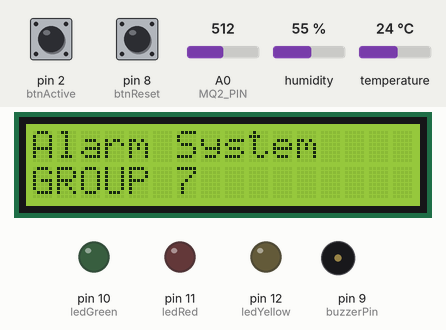
A program run on a simulated Arduino Uno, built with avr-gcc and run on an emulated ATmega328P. Shown: 16×2 character LCD, output pins drawn as LEDs (lit = HIGH), buzzer (waves = sounding). Inputs (shaded band) come from the test bench; at power-on: pin 2 (btnActive) HIGH, pin 8 (btnReset) HIGH, A0 (MQ2_PIN) = 512, humidity 55 %, temperature 24 °C. What the program prints to the serial monitor is not drawn.

Above: at 0.3 s.
At 2.3 s:
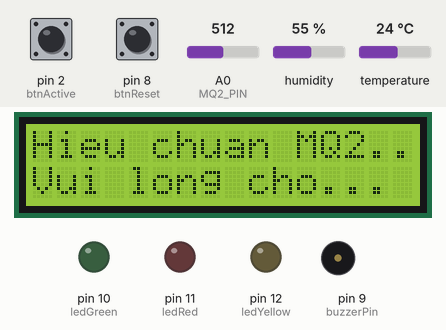
At 22.3 s:
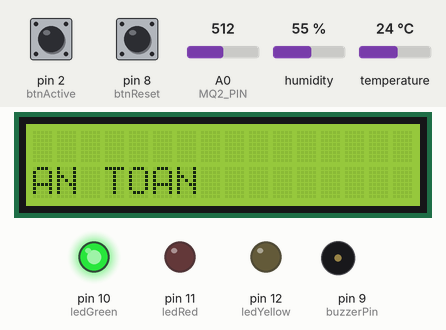
Timing chart, 0 to 130.0 s (numbered marks = the images above):
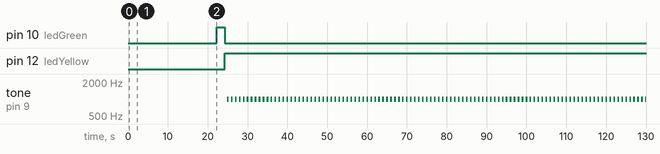

The program:

main.cpp
```cpp
/**
 * @file main.cpp
 * @author Doan Van Ngoc - 104317 - DTD64CL
 * @brief Hệ thống cảnh báo cháy tự động
 * @teacher Ths Vũ Thị Thu
 * @version 1.0
 * @date 2025-11-08
 */

// Library
#include <Arduino.h>
#include <DHT.h>
#include <LiquidCrystal_I2C.h>
#include <math.h>

// =============================================================================
// CẤU HÌNH PHẦN CỨNG (DEFINES)
// =============================================================================

// ==== LCD I2C ====
LiquidCrystal_I2C lcd(0x27, 16, 2);

// ==== LED ====
#define ledGreen 10  // LED báo trạng thái An Toàn
#define ledRed 11    // LED báo trạng thái Nguy Hiểm
#define ledYellow 12 // LED báo trạng thái Cảnh Báo

// ==== NÚT NHẤN & CÒI ====
#define btnActive 2    // Nút kích hoạt khẩn cấp (Chân 2 hoặc chân 3)
#define btnReset 8     // Nút tắt báo động (dùng polling)
#define buzzerPin 9    // Chân còi báo động
#define DEBOUNCE_MS 50 // Thời gian chống dội cho nút nhấn (50ms)

// ==== Cảm biến DHT (Nhiệt độ/Độ ẩm) ====
#define DHT_PIN 4      // Chân data của DHT22
#define DHT_TYPE DHT22 // Loại cảm biến
DHT dht(DHT_PIN, DHT_TYPE);
#define TEMP_OFFSET 0 // Giá trị hiệu chỉnh (offset) cho cảm biến nhiệt độ

// ==== Ngưỡng nhiệt độ ====
#define safety 35.0  // Ngưỡng an toàn (<= 35°C)
#define warning 38.0 // Ngưỡng cảnh báo (35°C < T <= 38°C)
#define danger 42.0  // Ngưỡng nguy hiểm (> 38°C, hoặc > 42°C tùy logic)

// ==== Cảm biến MQ2 (Khí Gas) ====
#define MQ2_PIN A0                // Chân Analog
#define MQ2_THRESHOLD_NORMAL 300  // Ngưỡng an toàn
#define MQ2_THRESHOLD_WARNING 500 // Ngưỡng cảnh báo
#define MQ2_THRESHOLD_DANGER 700  // Ngưỡng nguy hiểm

// ==== Số điện thoại nhận thông báo ====
#define PHONE_NUMBER_MANAGER 0345515986

// ==== Thông số logic hệ thống ====
#define MQ2_CALIBRATION_TIME 20000 // Thời gian làm nóng MQ2 (20 giây)
#define temp_tb 0.2                // Ngưỡng thay đổi nhiệt độ để cập nhật LCD
constexpr int MQ2_tb = 10; // Ngưỡng thay đổi MQ2 để cập nhật LCD

// =============================================================================
// BIẾN TOÀN CỤC (GLOBAL VARIABLES)
// =============================================================================

// ---- Trạng thái cảm biến ----
float tempLast = 0.0; // Lưu giá trị nhiệt độ cuối cùng
int valueMQ2Last = 0; // Lưu giá trị MQ2 cuối cùng
bool dhtErrorActive = false; // Cờ báo lỗi cảm biến DHT

// ---- Ngắt ngoài (Nút Active) ----
volatile bool activeButtonPressedFlag = false; // Cờ (flag) được ISR giương lên
unsigned long lastActiveButtonPress = 0; // Thời gian cuối cùng nhấn (cho debounce)

// ---- Timer chính (cho service_business) ----
unsigned long lastTime = 0; // Mốc thời gian cho timer 2 giây

// ---- Chống dội (Nút Reset - Polling) ----
int btnReset_lastReading = HIGH; // Trạng thái đọc cuối cùng
int btnReset_stableState = HIGH; // Trạng thái ổn định (đã chống dội)
unsigned long btnReset_lastDebounce = 500; // Mốc thời gian chống dội

// ---- Trạng thái còi báo động (State Machine) ----
enum AlarmMode {
    ALARM_NONE = 0,
    ALARM_WARNING = 2,
    ALARM_DANGER = 3,
};

AlarmMode alarmMode = ALARM_NONE; // Trạng thái còi hiện tại

unsigned long alarmLast = 0; // Mốc thời gian cuối cùng còi đổi trạng thái
bool alarmStateOn = false; // Còi đang true hay tắt false trong chu kỳ
unsigned long alarmOnMs = 0; // Thời gian bật (ms)
unsigned long alarmOffMs = 0; // Thời gian tắt (ms)
int alarmFreq = 1000; // Tần số còi


// =============================================================================
// CÁC HÀM TIỆN ÍCH (UTILITY FUNCTIONS)
// =============================================================================

/**
 * @brief Kiểm tra xem một khoảng thời gian (non-blocking) đã trôi qua chưa.
 * @param lastTime Mốc thời gian cuối cùng (truyền bằng tham chiếu &).
 * @param timeDelay Khoảng thời gian (ms) cần kiểm tra.
 * @return true nếu đã đủ thời gian, false nếu chưa.
 */
bool checkTimer(unsigned long &lastTime, const unsigned long timeDelay) {
    unsigned long now = millis();

    // Khởi tạo mốc thời gian nếu đây là lần gọi đầu
    if (lastTime == 0) {
        lastTime = now;
        return false;
    }

    if (now - lastTime >= timeDelay) {
        lastTime = now; // Cập nhật mốc thời gian
        return true;
    }

    return false;
}

/**
 * @brief Khởi tạo giao tiếp Serial.
 * @param baudRate Tốc độ baud (ví dụ: 9600, 115200).
 */
void serialSetUp(int const baudRate) {
    Serial.begin(baudRate);
    Serial.println("Group 7:");
    Serial.println("---  Members:  ---");
    Serial.println(" - DOAN VAN NGOC - ");
    Serial.println(" - TRAN ICH HUNG - ");
    Serial.print(" - NGUYEN VIET HOANG - ");
    Serial.println(" ----------------------- ");
    Serial.println("--- BAT DAU KHOI DONG HE THONG XIN CHO TRONG IT PHUT ---");
}

/**
 * @brief Khởi tạo màn hình LCD.
 */
void lcdSetUp() {
    lcd.init();
    lcd.backlight();
    lcd.setCursor(0, 0);
    lcd.print("Alarm System");
    lcd.setCursor(0, 1);
    lcd.print("GROUP 7");
    delay(2000);
    lcd.clear();
}

/**
 * @brief Thực hiện chờ (blocking) để làm nóng cảm biến MQ2.
 * Goị bên trong setup(
 * @param time_calibrate Thời gian chờ (ms).
 */
void MQ2Setup(unsigned long const time_calibrate) {
    Serial.println("Dang lam nong cam bien MQ2...");
    lcd.clear();
    lcd.print("Hieu chuan MQ2...");
    lcd.setCursor(0, 1);
    lcd.print("Vui long cho...");

    // Dùng delay() trong setup() là an toàn
    delay(time_calibrate);

    Serial.println("MQ2 san sang.");
    lcd.clear();
}

/**
 * @brief Đọc giá trị thô (raw) từ cảm biến MQ2.
 * @param MQ2_pin Chân Analog để đọc.
 * @return int Giá trị analog (0-1023).
 * @addindex Tránh spam của serial
 */
int getValueMQ2(int const MQ2_pin) {
    return analogRead(MQ2_pin);
}

// =============================================================================
// CÁC HÀM XỬ LÝ TRẠNG THÁI (STATE HANDLERS)
// =============================================================================

/**
 * @brief Điều khiển 3 đèn LED trạng thái.
 * @param led_Green_State Trạng thái (HIGH/LOW) cho LED Xanh.
 * <br>
 * @param led_Red_State Trạng thái (HIGH/LOW) cho LED Đỏ.
 * <br>
 * @param led_Yellow_State Trạng thái (HIGH/LOW) cho LED Vàng.
 */
void ledServices(bool const led_Green_State, const bool led_Red_State, const bool led_Yellow_State) {
    digitalWrite(ledGreen, led_Green_State);
    digitalWrite(ledRed, led_Red_State);
    digitalWrite(ledYellow, led_Yellow_State);
}

/**
 * @brief Kích hoạt trạng thái CẢNH BÁO (LED vàng, còi ngắt quãng, LCD).
 */
void showWarn() {
    ledServices(LOW, LOW, HIGH);
    lcd.setCursor(0, 1);
    lcd.print("CANH BAO       ");
}

/**
 * @brief Kích hoạt trạng thái NGUY HIỂM (LED đỏ, còi hú liên tục, LCD).
 */
void showDanger() {
    ledServices(LOW, HIGH, LOW);
    lcd.setCursor(0, 1);
    lcd.print("!!!BAO DONG!!! ");
}

/**
 * @brief Khởi tạo chân còi báo động.
 */
void buzzerSetUp() {
    pinMode(buzzerPin, OUTPUT);
    digitalWrite(buzzerPin, LOW);
}

/**
 * @brief Bắt đầu một chế độ báo động (non-blocking).
 * <br>
 * - Cập nhật các tham số cho handleAlarm().
 * @param mode Chế độ báo động (ALARM_WARNING, ALARM_DANGER).
 */
void startAlarm(AlarmMode const mode) {
    // Chỉ cập nhật nếu chế độ thay đổi
    if (alarmMode == mode)
        return;

    alarmMode = mode;
    alarmLast = millis();
    alarmStateOn = false; // Bắt đầu bằng trạng thái TẮT

    if (mode == ALARM_WARNING) {
        alarmFreq = 1000; // 1 kHz
        alarmOnMs = 400; // Bật 400ms
        alarmOffMs = 600; // Tắt 600ms
    } else if (mode == ALARM_DANGER) {
        alarmFreq = 2000; // 2 kHz
        alarmOnMs = 150; // Bật 150ms
        alarmOffMs = 150; // Tắt 150ms
    }
}

/**
 * @brief Tắt còi báo động ngay lập tức và reset trạng thái.
 */
void stopAlarm() {
    noTone(buzzerPin);
    alarmMode = ALARM_NONE;
    alarmStateOn = false;
    digitalWrite(buzzerPin, LOW);
}

/**
 * @brief Kích hoạt trạng thái AN TOÀN (LED xanh, còi tắt, LCD).
 */
void showSafety() {
    stopAlarm();
    ledServices(HIGH, LOW, LOW);
    lcd.setCursor(0, 1);
    lcd.print("AN TOAN        ");
}

/**
 * @brief Xử lý còi báo động (State Machine, non-blocking).
 * Phải được gọi liên tục trong loop() để tạo âm thanh ngắt quãng.
 * @param now Thời gian hiện tại (millis()).
 */
void handleAlarm(const unsigned long now) {
    if (alarmMode == ALARM_NONE)
        return;

    //
    const unsigned long interval = alarmStateOn ? alarmOnMs : alarmOffMs;

    if (now - alarmLast >= interval) {
        alarmLast = now;
        alarmStateOn = !alarmStateOn; // Đảo trạng thái
        if (alarmStateOn) {
            tone(buzzerPin, alarmFreq); // Bật còi
        } else {
            noTone(buzzerPin); // Tắt còi
        }
    }
}

/**
 * @brief Kiểm tra lỗi đọc DHT (NaN) (Non-Blocking).
 * Sẽ hiển thị lỗi lên LCD (1 lần) nếu phát hiện.
 * Sẽ tự động xóa lỗi nếu đọc thành công trở lại.
 * @param temp Giá trị nhiệt độ vừa đọc được.
 * @return true nếu CÓ lỗi (NaN), false nếu không có lỗi.
 */
bool checkNAN_nonBlocking(float const temp) {
    if (isnan(temp)) {
        // Cờ lỗi DHT
        if (!dhtErrorActive) {
            Serial.println("Loi: Khong doc duoc cam bien DHT!");
            stopAlarm(); // Dừng còi vì không có dữ liệu

            lcd.clear();
            lcd.setCursor(0, 0);
            lcd.print("ERROR: SENSOR");
            lcd.setCursor(0, 1);
            lcd.print("CHECKED DHT22");

            dhtErrorActive = true; // Đánh dấu là đang có lỗi
        }
        return true;
    }

    // Nếu trước đó đang bị lỗi, bây giờ hết
    if (dhtErrorActive) {
        Serial.println("Cam bien DHT hoat dong tro lai.");
        dhtErrorActive = false; // Xóa cờ lỗi
        lcd.clear();
    }

    return false; // Báo cho loop() biết là KHÔNG có lỗi
}

/**
 * @brief Cập nhật trạng thái (chống dội) cho nút nhấn (dùng polling).
 * Phải được gọi liên tục trong loop().
 * @param pin Chân nút nhấn.
 * @param lastReading Biến lưu trạng thái đọc cuối cùng (tham chiếu &).
 * @param stableState Biến lưu trạng thái ổn định (tham chiếu &).
 * @param lastDebounceTime Mốc thời gian chống dội cuối (tham chiếu &).
 * @param debounceMs Thời gian chống dội (ms).
 */
void updateButtonDebounce(const int pin, int &lastReading, int &stableState, unsigned long &lastDebounceTime,
                          const unsigned long debounceMs) {
    int reading = digitalRead(pin);
    unsigned long now = millis();

    if (reading != lastReading) {
        // Reset mốc thời gian nếu có thay đổi
        lastDebounceTime = now;
    }

    if ((now - lastDebounceTime) >= debounceMs) {
        // Nếu trạng thái đã ổn định trong [debounceMs]
        if (reading != stableState) {
            stableState = reading; // Chấp nhận trạng thái mới
        }
    }

    lastReading = reading;
}

// =============================================================================
// LOGIC NGẮT (INTERRUPT HANDLERS)
// =============================================================================

/**
 * @brief HÀM PHỤC VỤ NGẮT (ISR) cho nút Active (khẩn cấp).
 * Chỉ giương cờ (flag).
 */
void ISR_ACTIVE_BUTTON() {
    activeButtonPressedFlag = true;
}

/**
 * @brief Xử lý logic cho nút Active (chống dội và kích hoạt).
 * <br>
 * Được gọi liên tục từ loop() để kiểm tra cờ (flag).
 */
void handleActiveButtonLogic() {
    // Kiểm tra cờ ngắt
    if (activeButtonPressedFlag == true) {
        activeButtonPressedFlag = false; // Hạ cờ ngay lập tức

        // Chống dội (debounce) cho nút ngắt
        if (millis() - lastActiveButtonPress >= DEBOUNCE_MS) {
            lastActiveButtonPress = millis(); // Cập nhật mốc thời gian

            // Thực thi logic báo động khẩn cấp
            Serial.println("!!! KICH HOAT BAO DONG KHAN CAP (NGAT) !!!");
            startAlarm(ALARM_DANGER);
            showDanger(); // Cập nhật LED và LCD
        }
    }
}

// =============================================================================
// HÀM NGHIỆP VỤ CHÍNH (MAIN BUSINESS LOGIC)
// =============================================================================

/**
 * @brief Xử lý logic nghiệp vụ chính (quyết định trạng thái báo động).
 * Chỉ chạy khi không có lỗi DHT và không bị nhấn Reset.
 * @param tempCurrent Nhiệt độ hiện tại.
 * @param valueMQ2 Giá trị MQ2 hiện tại.
 */
void service_business(const float tempCurrent, const int valueMQ2) {
    // Chỉ cập nhật LCD/Serial nếu giá trị thay đổi đáng kể giảm spam cho hệ thống
    if (fabs(tempCurrent - tempLast) >= temp_tb || abs(valueMQ2 - valueMQ2Last) >= MQ2_tb) {
        bool stateChanged = false; // Cờ để kiểm tra logic

        // LOGIC 1: NGUY HIỂM (Ưu tiên cao nhất)
        if (tempCurrent > warning || tempCurrent >= danger || valueMQ2 >= MQ2_THRESHOLD_DANGER) {
            startAlarm(ALARM_DANGER);
            showDanger();
            stateChanged = true;
        }
        // LOGIC 2: CẢNH BÁO
        else if ((tempCurrent > safety && tempCurrent <= warning) || (
                     valueMQ2 >= MQ2_THRESHOLD_WARNING && valueMQ2 <= MQ2_THRESHOLD_DANGER)) {
            startAlarm(ALARM_WARNING);
            showWarn();
            stateChanged = true;
        }
        // LOGIC 3: AN TOÀN
        else if (tempCurrent <= safety && valueMQ2 <= MQ2_THRESHOLD_NORMAL) {
            // Chỉ gọi showSafety() nếu trạng thái trước đó KHÔNG PHẢI là an toàn
            if (alarmMode != ALARM_NONE) {
                showSafety();
                stateChanged = true;
            }
        }

        // Nếu có bất kỳ thay đổi nào, cập nhật giá trị
        if (stateChanged) {
            tempLast = tempCurrent;
            valueMQ2Last = valueMQ2;
        }

        // Cập nhật Serial (chỉ khi có thay đổi)
        Serial.print("Cap nhat: Temp C=");
        Serial.print(tempCurrent, 2);
        Serial.print(" | MQ2 Value=");
        Serial.println(valueMQ2);

        // Cập nhật LCD
        lcd.setCursor(0, 0);
        lcd.print("                ");
        lcd.setCursor(0, 0);
        lcd.print("MQ2:");
        lcd.print(valueMQ2);
        lcd.setCursor(9, 0);
        lcd.print("T:");
        lcd.print(tempCurrent, 1);
        lcd.print(static_cast<char>(223)); // Ký tự độ
        lcd.print("C");
    }
}

void setup() {
    // Khởi tạo Serial
    serialSetUp(9600);

    // Khởi tạo cảm biến
    dht.begin();
    lcdSetUp();

    // Làm nóng MQ2 (chặn 20 giây) để đảm bảo hiệu chuẩn ổn định
    MQ2Setup(MQ2_CALIBRATION_TIME);

    // Khởi tạo LED
    pinMode(ledGreen, OUTPUT);
    pinMode(ledRed, OUTPUT);
    pinMode(ledYellow, OUTPUT);
    ledServices(LOW, LOW, LOW); // Tắt hết LED

    // Khởi tạo Nút nhấn
    pinMode(btnActive, INPUT_PULLUP); // Chân 2 (Ngắt)
    pinMode(btnReset, INPUT_PULLUP); // Chân 8 (Polling)

    // Khởi tạo Còi
    buzzerSetUp();
    stopAlarm();

    // Ngắt ngoài
    attachInterrupt(digitalPinToInterrupt(btnActive), ISR_ACTIVE_BUTTON, FALLING);

    Serial.println("--- HE THONG KHOI DONG HOAN TAT ---");
    showSafety(); // Bắt đầu ở trạng thái An Toàn
}

// =============================================================================
// LOOP - Chạy liên tục
// =============================================================================
void loop() {
    const unsigned long now = millis();

    // ===== TÁC VỤ ƯU TIÊN CAO NHẤT ====
    // Kiểm tra cờ ngắt
    handleActiveButtonLogic();

    // Xử lý còi báo động (non-blocking, luôn chạy)
    handleAlarm(now);

    // Đọc và chống dội nút Reset (non-blocking, luôn chạy)
    updateButtonDebounce(btnReset, btnReset_lastReading, btnReset_stableState, btnReset_lastDebounce, DEBOUNCE_MS);
    const bool resetPressed = (btnReset_stableState == LOW);

    // Xử lý logic Reset (phản hồi tức thì)
    if (resetPressed) {
        // Tắt còi và reset về trạng thái an toàn ngay
        showSafety();
    }

    // ==============================================
    // === 3. XỬ LÝ TÁC VỤ ĐỊNH KỲ (MỖI 2 GIÂY) ===
    // ==============================================

    // Chỉ chạy logic cảm biến mỗi 2000 ms
    if (checkTimer(lastTime, 2000)) {
        // Chỉ khi KHÔNG nhấn reset thì mới chạy logic báo động
        if (!resetPressed) {
            // 1. Đọc cảm biến DHT
            float const tempCurrent = dht.readTemperature() + TEMP_OFFSET;

            // 2. Kiểm tra lỗi (non-blocking)
            if (!checkNAN_nonBlocking(tempCurrent)) {
                // 3. KHÔNG có lỗi DHT:
                // Tiếp tục đọc MQ2 và chạy nghiệp vụ
                int const valueMQ2Current = getValueMQ2(MQ2_PIN);
                service_business(tempCurrent, valueMQ2Current);
            }
        }
    }
}
```

Measured:
- by itself, pin 10 (ledGreen): HIGH → LOW at 24.3 s
- by itself, pin 12 (ledYellow): LOW → HIGH at 24.3 s
- by itself, tone on pin 9 (buzzerPin): alternates 1000 Hz for 0.40 s and silent for 0.60 s
- what the display in image 0 shows lasts 2.0 s, from 0.2 s to 2.2 s
- what the display in image 1 shows lasts 20.1 s, from 2.2 s to 22.3 s
